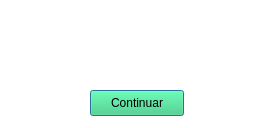
<?xml version="1.0" encoding="UTF-8"?>
<ui version="4.0">
 <class>modalMsh</class>
 <widget class="QDialog" name="modalMsh">
  <property name="geometry">
   <rect>
    <x>0</x>
    <y>0</y>
    <width>271</width>
    <height>128</height>
   </rect>
  </property>
  <property name="windowTitle">
   <string>Dialog</string>
  </property>
  <property name="styleSheet">
   <string notr="true">background-color: rgb(255, 255, 255);</string>
  </property>
  <widget class="QLabel" name="msg">
   <property name="geometry">
    <rect>
     <x>20</x>
     <y>30</y>
     <width>231</width>
     <height>41</height>
    </rect>
   </property>
   <property name="layoutDirection">
    <enum>Qt::LayoutDirection::LeftToRight</enum>
   </property>
   <property name="styleSheet">
    <string notr="true">font: 600 16pt &quot;Ubuntu Sans&quot;;
color: rgb(0, 0, 0);
</string>
   </property>
   <property name="text">
    <string/>
   </property>
   <property name="alignment">
    <set>Qt::AlignmentFlag::AlignCenter</set>
   </property>
  </widget>
  <widget class="QPushButton" name="continueProgram">
   <property name="geometry">
    <rect>
     <x>90</x>
     <y>90</y>
     <width>94</width>
     <height>26</height>
    </rect>
   </property>
   <property name="styleSheet">
    <string notr="true">background-color: rgb(51, 209, 122);
color: rgb(0, 0, 0);
</string>
   </property>
   <property name="text">
    <string>Continuar</string>
   </property>
  </widget>
 </widget>
 <resources/>
 <connections/>
</ui>
